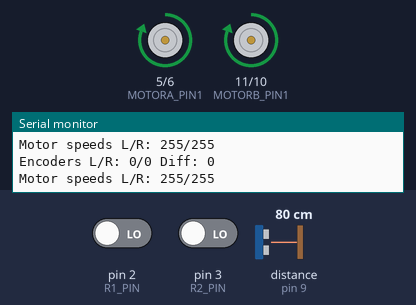
The sketch below on a simulated Arduino Uno, built with avr-gcc and run on an emulated ATmega328P. Shown: motor-driver pin pairs drawn as motors (green arrow = first pin HIGH = forward, orange = second pin HIGH = backward, longer = more drive), the last lines printed to the serial monitor. Wiring (inferred from the names in the program): ultrasonic range finder: trigger pin 8; echo pin 9. The test bench sets the inputs (shaded band); at power-on: distance to the obstacle (sensor on pin 9) 80 cm, pin 2 (R1_PIN) LOW, pin 3 (R2_PIN) LOW. The echo pulse lasts 58.3 µs per cm.

Above: at 1.2 s.
1.3 s: distance to the obstacle (sensor on pin 9) set to 18 cm
4.3 s: distance to the obstacle (sensor on pin 9) set to 13 cm
At 5.0 s:
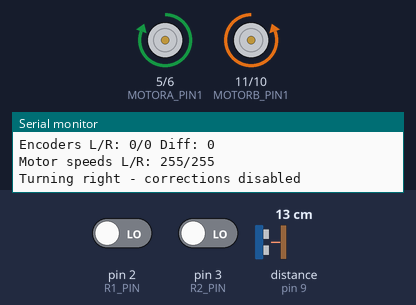
7.3 s: distance to the obstacle (sensor on pin 9) set to 35 cm
At 8.2 s:
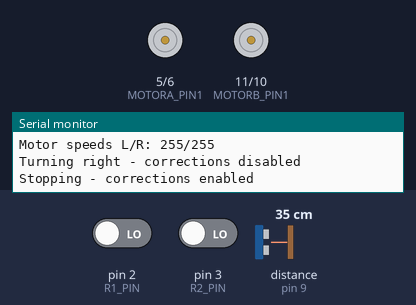
9.8 s: pin 2 (R1_PIN) driven HIGH
At 10.2 s:
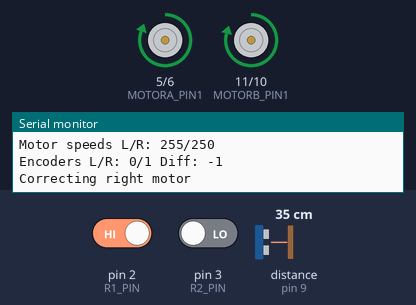
11.4 s: pin 3 (R2_PIN) driven HIGH
At 12.6 s:
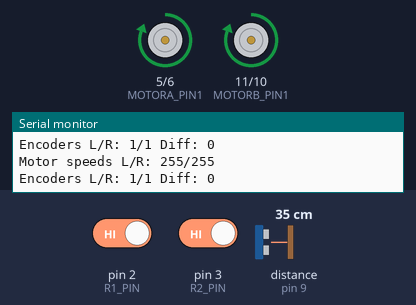
12.9 s: pin 3 (R2_PIN) driven LOW
At 14.1 s:
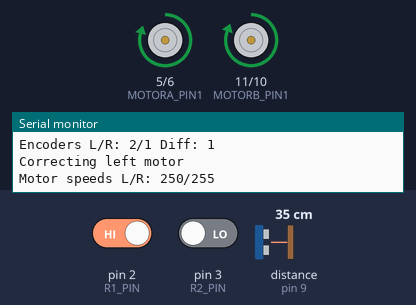
Timing chart, 0 to 15.5 s (numbered marks = the images above; inputs shaded):
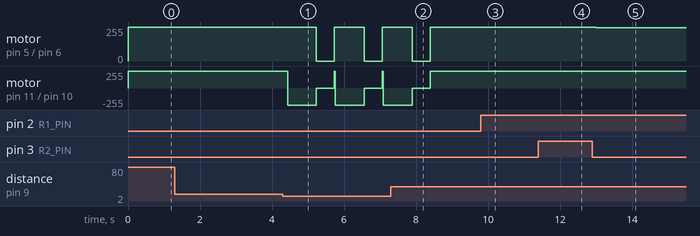

Measured:
- the behaviour switches between 16 and 15 cm on distance to the obstacle (sensor on pin 9) (found by bisection; images 0 and 1)
- after the input at 4.3 s, motor on pin 5 (MOTORA_PIN1) / pin 6 (MOTORA_PIN2): alternates forward 255/255 for 0.83 s and stopped for 0.50 s, starting after 0.93 s; motor on pin 11 (MOTORB_PIN1) / pin 10 (MOTORB_PIN2): alternates backward 255/255 for 0.81 s and stopped for 0.50 s, starting after 0.13 s
- after the input at 7.3 s, motor on pin 5 (MOTORA_PIN1) / pin 6 (MOTORA_PIN2), motor on pin 11 (MOTORB_PIN1) / pin 10 (MOTORB_PIN2): goes on until 8.4 s, then stays forward 255/255
- after the input at 9.8 s, motor on pin 11 (MOTORB_PIN1) / pin 10 (MOTORB_PIN2): forward 255/255 → forward 250/255 after 0.12 s
- after the input at 11.4 s, motor on pin 11 (MOTORB_PIN1) / pin 10 (MOTORB_PIN2): forward 250/255 → forward 255/255 after 0.06 s
- after the input at 12.9 s, motor on pin 5 (MOTORA_PIN1) / pin 6 (MOTORA_PIN2): forward 255/255 → forward 250/255 after 0.10 s

The sketch:

ObjectAvoidance.ino
```cpp
#define TRIG_PIN   8 // TRIG
#define ECHO_PIN   9 // ECHO
#define MOTORA_PIN1 5  // Motor A control pin 1 (PWM)
#define MOTORA_PIN2 6  // Motor A control pin 2 (PWM)
#define MOTORB_PIN1 11  // Motor B control pin 1 (PWM)
#define MOTORB_PIN2 10 // Motor B control pin 2 (PWM)
#define R1_PIN 2  // Encoder pin for Motor A
#define R2_PIN 3  // Encoder pin for Motor B

// Speed control and encoder variables
const int _motorSpeed = 255;  // Maximum speed
const int _turnSpeed = 255;   // Speed during turns
const int _timeToTurnRight = 800;
const int CORRECTION_FACTOR = 5; // Adjust this value as needed

volatile int ticksLeft = 0;
volatile int ticksRight = 0;
bool isTurning = false;

void setup() {
  // Motor control pins
  pinMode(MOTORA_PIN1, OUTPUT);
  pinMode(MOTORA_PIN2, OUTPUT);
  pinMode(MOTORB_PIN1, OUTPUT);
  pinMode(MOTORB_PIN2, OUTPUT);

  Serial.begin(9600);
  Serial.println("Robot starting up...");

  // Ultrasonic sensor pins
  pinMode(TRIG_PIN, OUTPUT);
  pinMode(ECHO_PIN, INPUT);

  // Encoder pins with interrupt
  pinMode(R1_PIN, INPUT);
  pinMode(R2_PIN, INPUT);
  attachInterrupt(digitalPinToInterrupt(R1_PIN), tickRight, CHANGE);
  attachInterrupt(digitalPinToInterrupt(R2_PIN), tickLeft, CHANGE);
}

void forward() {
  int leftSpeed = _motorSpeed;
  int rightSpeed = _motorSpeed;

  // Only apply corrections when not turning
  if (!isTurning) {
    // Calculate difference between encoders
    int diff = ticksLeft - ticksRight;

    Serial.print("Encoders L/R: ");
    Serial.print(ticksLeft);
    Serial.print("/");
    Serial.print(ticksRight);
    Serial.print(" Diff: ");
    Serial.println(diff);

    // Adjust speeds based on difference
    if (diff > 0) {
      leftSpeed = _motorSpeed - (diff * CORRECTION_FACTOR);
      rightSpeed = _motorSpeed;
      Serial.println("Correcting left motor");
    } else if (diff < 0) {
      leftSpeed = _motorSpeed;
      rightSpeed = _motorSpeed + (diff * CORRECTION_FACTOR);
      Serial.println("Correcting right motor");
    }

    // Constrain speeds to valid PWM range
    leftSpeed = constrain(leftSpeed, 0, 255);
    rightSpeed = constrain(rightSpeed, 0, 255);
  }

  Serial.print("Motor speeds L/R: ");
  Serial.print(leftSpeed);
  Serial.print("/");
  Serial.println(rightSpeed);

  analogWrite(MOTORA_PIN1, leftSpeed);
  analogWrite(MOTORA_PIN2, 0);
  analogWrite(MOTORB_PIN1, rightSpeed);
  analogWrite(MOTORB_PIN2, 0);
}

void turnRight() {
  isTurning = true;  // Set turning state
  Serial.println("Turning right - corrections disabled");
  analogWrite(MOTORA_PIN1, _turnSpeed);
  analogWrite(MOTORA_PIN2, 0);
  analogWrite(MOTORB_PIN1, 0);
  analogWrite(MOTORB_PIN2, _turnSpeed);
}

void stop() {
  isTurning = false;  // Reset turning state
  Serial.println("Stopping - corrections enabled");
  analogWrite(MOTORA_PIN1, 0);
  analogWrite(MOTORA_PIN2, 0);
  analogWrite(MOTORB_PIN1, 0);
  analogWrite(MOTORB_PIN2, 0);
}

void tickLeft() {
  noInterrupts();
  ticksLeft++;
  interrupts();
}

void tickRight() {
  noInterrupts();
  ticksRight++;
  interrupts();
}

void loop() {
  // Send ultrasonic pulse
  digitalWrite(TRIG_PIN, HIGH);
  delayMicroseconds(10);
  digitalWrite(TRIG_PIN, LOW);

  // Measure distance
  float durationUs = pulseIn(ECHO_PIN, HIGH);
  float distanceCm = 0.017 * durationUs;

  // Move forward and adjust speed based on encoder counts
  forward();

  // Obstacle avoidance
  if (distanceCm <= 15 && distanceCm != 0) {
    ticksLeft = 0;
    ticksRight = 0;

    turnRight();
    delay(_timeToTurnRight);

    stop();
    delay(500);  // Increase delay to allow complete stop

    // Reset encoders again after turning
    ticksLeft = 0;
    ticksRight = 0;
  }
}
```
